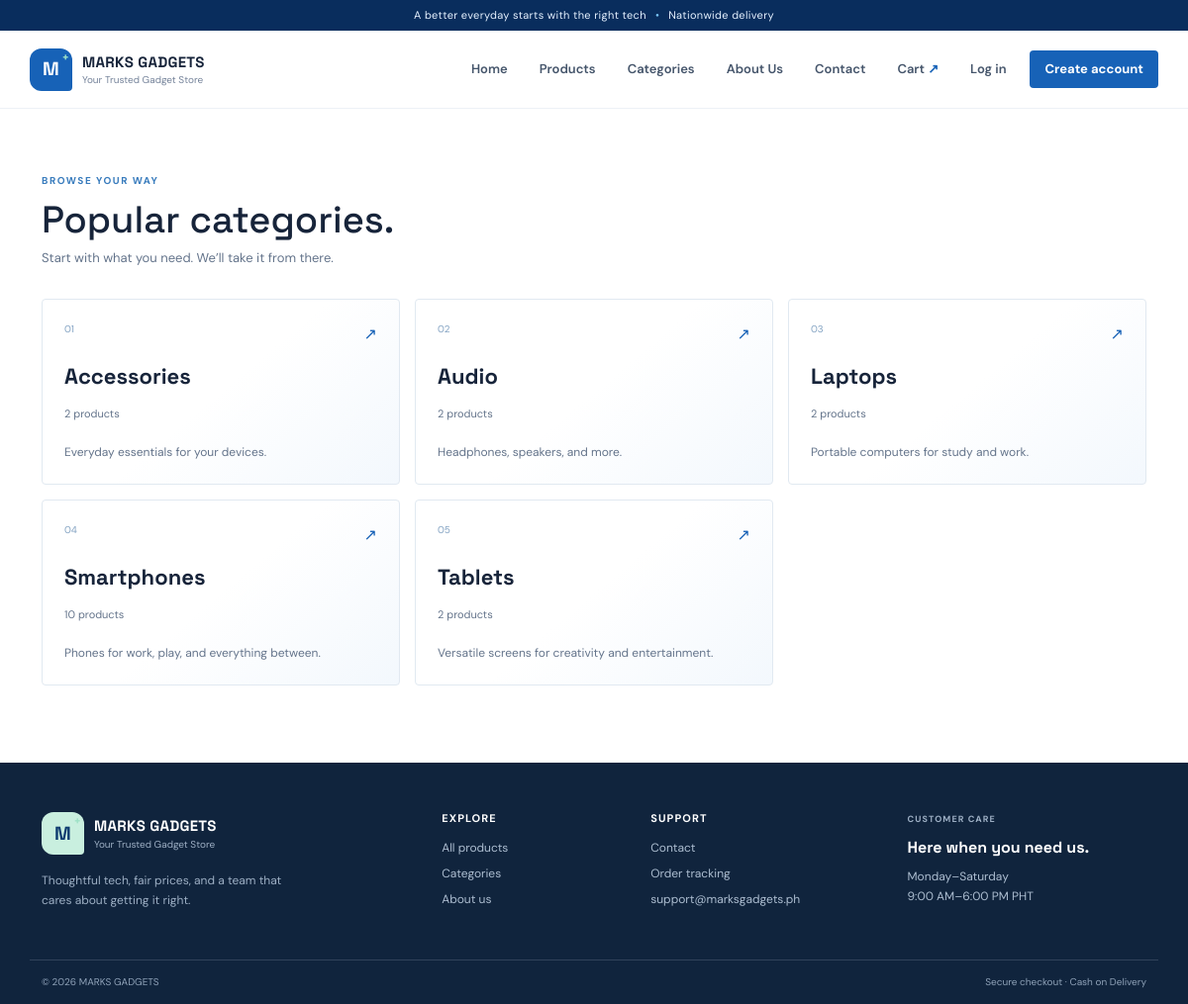
The page /categories on the database its author committed.
### backend/models.py (models this page shows)
class TimestampMixin:
    created_at = db.Column(db.DateTime, nullable=False, default=utc_now)
    updated_at = db.Column(db.DateTime, nullable=False, default=utc_now, onupdate=utc_now)

class Category(TimestampMixin, db.Model):
    __tablename__ = "categories"
    id = db.Column(db.Integer, primary_key=True)
    name = db.Column(db.String(100), nullable=False, unique=True)
    slug = db.Column(db.String(120), nullable=False, unique=True)
    description = db.Column(db.String(500), nullable=False, default="")
    products = db.relationship("Product", back_populates="category")

### backend/routes.py (the view)
@main.route("/categories")
def categories():
    return render_template("categories.html", categories=Category.query.order_by(Category.name).all())

### frontend/templates/categories.html (shortened to what this page needs)
{% extends 'base.html' %}
{% block content %}
<section class="page-intro container-xl"><div><span class="eyebrow">BROWSE YOUR WAY</span><h1>Popular categories.</h1><p>Start with what you need. We’ll take it from there.</p></div></section><section class="container-xl category-page-grid">{% for category in categories %}<a class="category-tile category-page-tile" href="{{ url_for('main.products', category=category.slug) }}"><span class="category-number">0{{ loop.index }}</span><strong>{{ category.name }}</strong><span class="category-arrow">↗</span><small>{{ category.products|length }} products</small><p>{{ category.description }}</p></a>{% else %}<p class="empty-state">No categories yet.</p>{% endfor %}</section>
{% endblock %}

### frontend/static/css/style.css (style rules this page uses)
:root { --ink: #17243a; --muted: #64748b; --navy: #0d3972; --blue: #1762b7; --blue-bright: #2781db; --sky: #e7f2ff; --line: #dce5ef; --paper: #fff; --wash: #f5f8fc; --mint: #c9efdf; --font-body: "DM Sans", "Segoe UI", sans-serif; --font-display: "Space Grotesk", "Trebuchet MS", sans-serif; }
* { box-sizing: border-box; }
body { margin: 0; color: var(--ink); background: var(--paper); font-family: var(--font-body); font-size: 15px; line-height: 1.6; }
a { color: inherit; text-decoration: none; }
h1, h2, h3, p { margin-top: 0; }
h1, h2, h3, .brand-copy strong { font-family: var(--font-display); letter-spacing: 0; }
.container-xl { width: min(1192px, calc(100% - 48px)); margin-inline: auto; }
.eyebrow { display: block; margin-bottom: 11px; color: #397cbd; font-size: 10px; font-weight: 700; letter-spacing: .15em; line-height: 1.4; }
.category-tile { min-height: 143px; display: grid; grid-template-columns: 1fr auto; align-content: space-between; padding: 17px; border: 1px solid #e1e9f1; border-radius: 4px; background: linear-gradient(140deg, #fff 50%, #f3f8fd 100%); transition: border-color .18s ease, transform .18s ease; }
.category-number { color: #82a2c2; font-size: 10px; }
.category-tile strong { grid-column: 1 / -1; align-self: end; font-family: var(--font-display); font-size: 17px; }
.category-arrow { grid-column: 2; grid-row: 1; color: var(--blue); font-size: 16px; }
.category-tile small { grid-column: 1; grid-row: 3; color: var(--muted); font-size: 11px; }
.page-intro { display: flex; align-items: end; justify-content: space-between; gap: 20px; padding-block: 54px 31px; }
.page-intro h1 { margin-bottom: 7px; font-size: 38px; line-height: 1.12; }
.page-intro p { margin: 0; color: var(--muted); font-size: 13px; }
.category-page-grid { display: grid; grid-template-columns: repeat(3, 1fr); gap: 15px; padding-bottom: 78px; }
.category-page-tile { min-height: 188px; padding: 22px; }
.category-page-tile strong { font-size: 22px; }
.category-page-tile p { grid-column: 1 / -1; margin: 9px 0 0; color: var(--muted); font-size: 12px; }

### rows shown on the page
Category: name "Accessories", products|length "2", description "Everyday essentials for your devices."
Category: name "Audio", products|length "2", description "Headphones, speakers, and more."
Category: name "Laptops", products|length "2", description "Portable computers for study and work."
Category: name "Smartphones", products|length "10", description "Phones for work, play, and everything between."
Category: name "Tablets", products|length "2", description "Versatile screens for creativity and entertainment."
